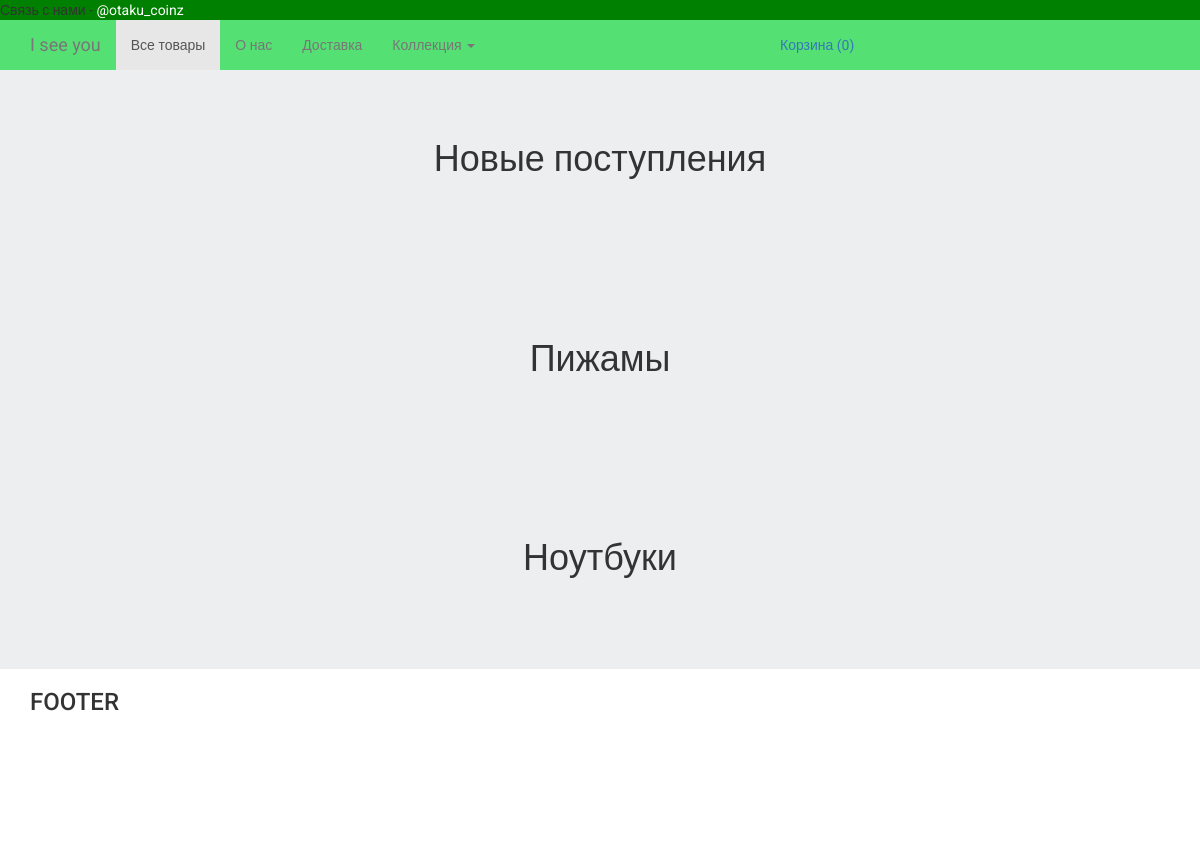
/, run on an earlier commit of the app's database.
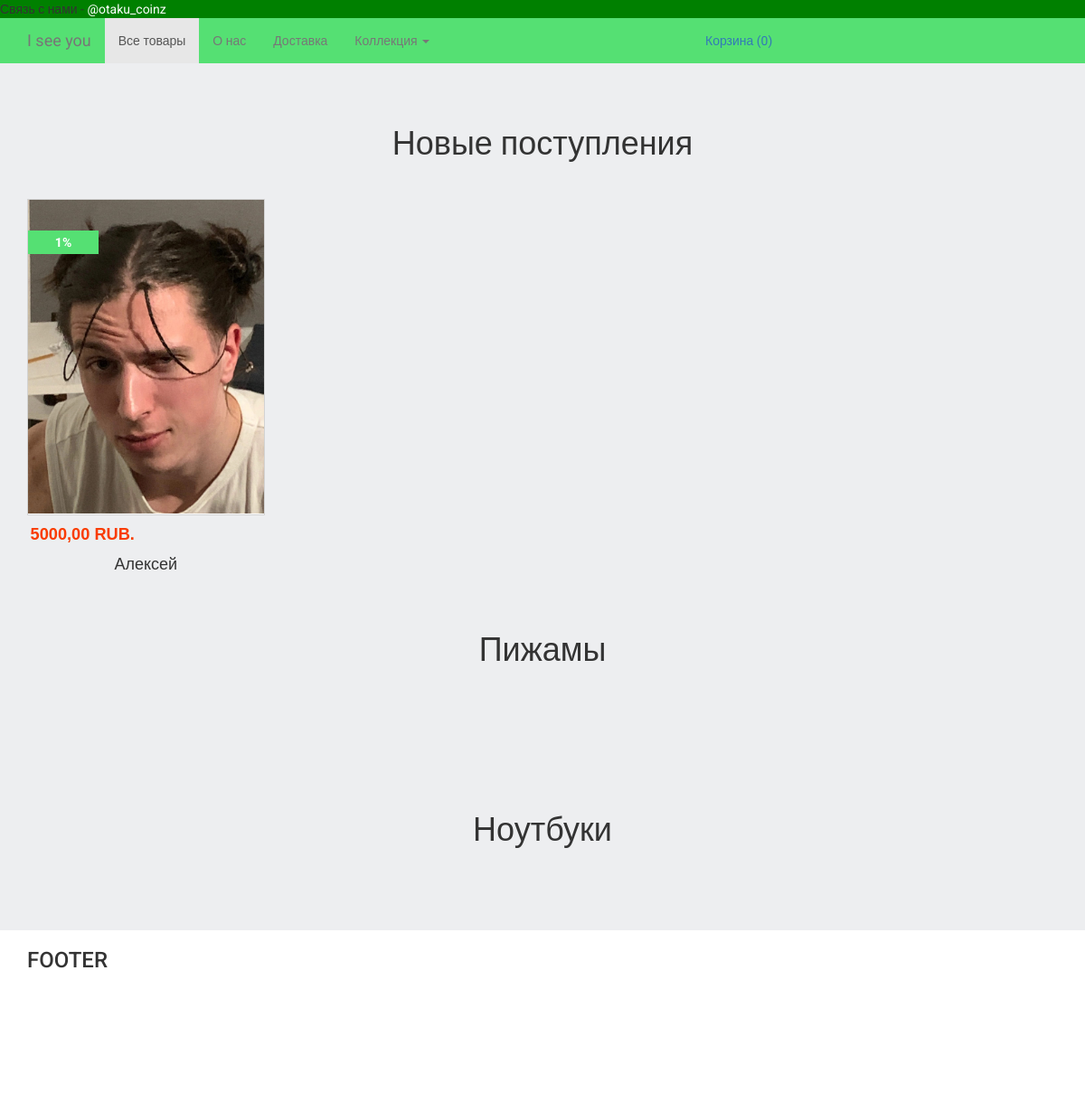
And on a later commit of the database.
### products/models.py (models this page shows, shortened)
class ProductImage(models.Model):
    product = models.ForeignKey(Product, blank=True, null=True, default=None, on_delete=models.CASCADE)
    image = models.ImageField(upload_to='static/media/products_images/')
    is_main = models.BooleanField(default=False)
    is_active = models.BooleanField(default=True)
    created = models.DateTimeField(auto_now_add=True, auto_now=False)
    updated = models.DateTimeField(auto_now_add=False, auto_now=True)
    class Meta:
        verbose_name = 'Фотография'
        verbose_name_plural = 'Фотографии'

class Product(models.Model):
    name = models.CharField(max_length=64, blank=True, null=True, default=None)
    price = models.DecimalField(max_digits=10, decimal_places=2, default=0)
    discount = models.IntegerField(default=0)
    category = models.ForeignKey(ProductCategory, blank=True, null=True, default=None, on_delete=models.CASCADE)
    short_description = models.TextField(blank=True, null=True, default=None)
    description = models.TextField(blank=True, null=True, default=None)
    is_active = models.BooleanField(default=True)
    created = models.DateTimeField(auto_now_add=True, auto_now=False)
    updated = models.DateTimeField(auto_now_add=False, auto_now=True)
    class Meta:
        verbose_name = 'Товар'
        verbose_name_plural = 'Товары'

### landing/views.py (the view)
# urls.py: path('', views.home, name='home'),
def home(request):
    products_images = ProductImage.objects.filter(is_active=True, is_main=True, product__is_active=True)
    products_images_pajamas = products_images.filter(product__category__id=2)
    context = {
        'products_images': products_images,
        'products_images_pajamas': products_images_pajamas,
    }
    return render(request, 'landing/home.html', context=context)

### orders/context_processors.py (called while the page is built)
def getting_basket_info(request):
    session_key = request.session.session_key
    if not session_key:
        request.session["session_key"] = 123
        request.session.cycle_key()
    products_in_basket = ProductInBasket.objects.filter(session_key=session_key, is_active=True, order__isnull=True)
    products_total_nmb = products_in_basket.count()
    return locals()

### templates/landing/home.html (shortened to what this page needs)
{% extends 'base.html' %}
{% load static %}
{% block content %}
    <div class="section section1">
        <div class="container">
            <div class="row">
                <div class="col-lg-12">
                    <h1 class="text-center">
                        Новые поступления
                    </h1>
                </div>
                {% for product_image in products_images %}
                    {% include 'landing/product_item.html' %}
                {% endfor %}
            </div>
        </div>
    </div>
    <div class="section section2 phones-container">
        <div class="container">
            <div class="row">
                <div class="col-lg-12">
                    <h1 class="text-center">
                        Пижамы
                    </h1>
                </div>
            </div>
        </div>
    </div>
    <div class="section section3 laptops-container">
        <div class="container">
            <div class="row">
                <div class="col-lg-12">
                    <h1 class="text-center">
                        Ноутбуки
                    </h1>
                </div>
            </div>
        </div>
    </div>
{% endblock %}

### templates/landing/product_item.html
<div class="col-lg-3">
    <div class="product-item">
        <div>
            <a href="{% url 'product' product_image.product.id %}">
                <img src="{{ product_image.image.url }}" class="img-responsive">
            </a>
        </div>
        {% if product_image.product.discount %}
            <div class="discount-container">
                <span>{{ product_image.product.discount }}%</span>
            </div>
        {% endif %}
        <div class="product-price">
            {{ product_image.product.price }} RUB.
        </div>
        <h4>{{ product_image.product.name }}</h4>
    </div>
</div>

What changed in the data, as far as the page shows it:
added ProductImage: image (picture), product.discount "1", product.price "5000,00", product.name "Алексей"
